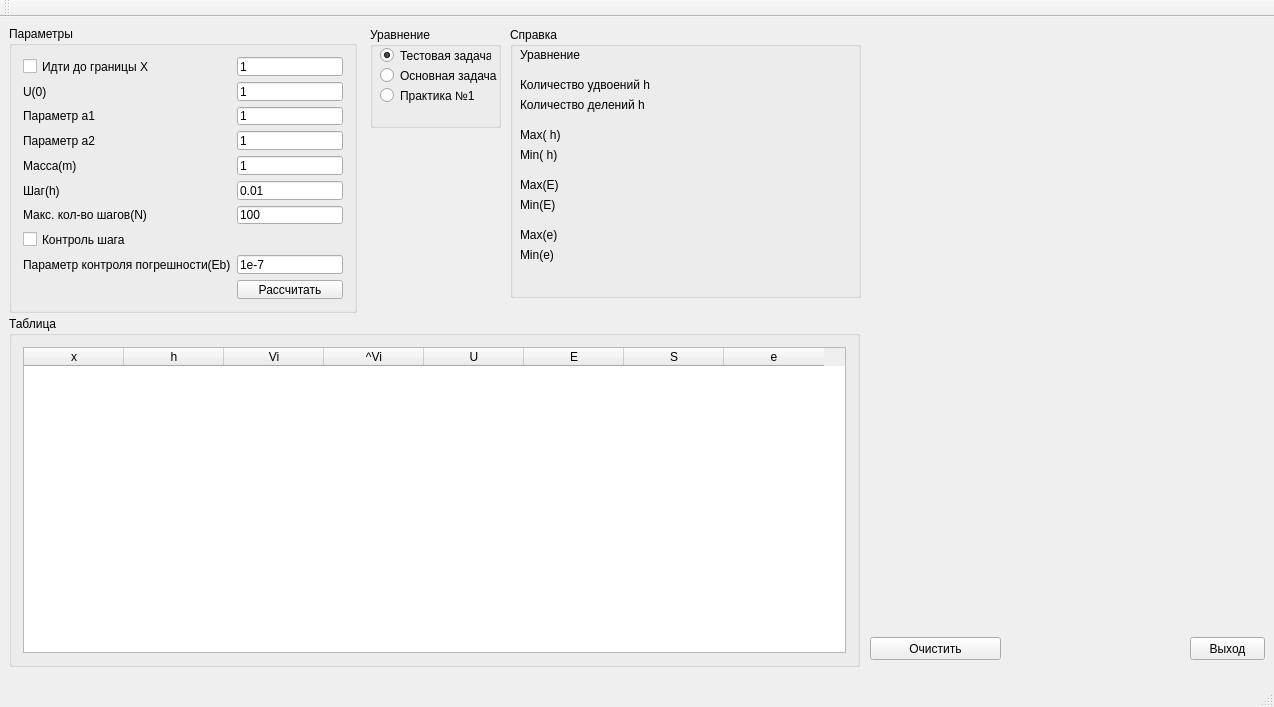
<?xml version="1.0" encoding="UTF-8"?>
<ui version="4.0">
 <class>MainWindow</class>
 <widget class="QMainWindow" name="MainWindow">
  <property name="geometry">
   <rect>
    <x>0</x>
    <y>0</y>
    <width>1274</width>
    <height>707</height>
   </rect>
  </property>
  <property name="windowTitle">
   <string>MainWindow</string>
  </property>
  <widget class="QWidget" name="centralWidget">
   <widget class="QGroupBox" name="groupBox">
    <property name="enabled">
     <bool>true</bool>
    </property>
    <property name="geometry">
     <rect>
      <x>9</x>
      <y>9</y>
      <width>348</width>
      <height>287</height>
     </rect>
    </property>
    <property name="title">
     <string>Параметры</string>
    </property>
    <layout class="QGridLayout" name="gridLayout">
     <item row="9" column="0">
      <widget class="QLabel" name="label_4">
       <property name="text">
        <string>Макс. кол-во шагов(N)</string>
       </property>
      </widget>
     </item>
     <item row="12" column="0">
      <widget class="QLabel" name="label_9">
       <property name="text">
        <string>Параметр контроля погрешности(Eb)</string>
       </property>
      </widget>
     </item>
     <item row="4" column="0">
      <widget class="QLabel" name="label_7">
       <property name="text">
        <string>Параметр a1</string>
       </property>
      </widget>
     </item>
     <item row="13" column="2">
      <widget class="QPushButton" name="pushButton_Enter">
       <property name="enabled">
        <bool>true</bool>
       </property>
       <property name="text">
        <string>Рассчитать</string>
       </property>
      </widget>
     </item>
     <item row="8" column="2">
      <widget class="QLineEdit" name="lineEdit_h">
       <property name="text">
        <string>0.01</string>
       </property>
      </widget>
     </item>
     <item row="7" column="2">
      <widget class="QLineEdit" name="lineEdit_m">
       <property name="enabled">
        <bool>true</bool>
       </property>
       <property name="autoFillBackground">
        <bool>false</bool>
       </property>
       <property name="text">
        <string>1</string>
       </property>
      </widget>
     </item>
     <item row="2" column="2">
      <widget class="QLineEdit" name="lineEdit_U">
       <property name="autoFillBackground">
        <bool>false</bool>
       </property>
       <property name="text">
        <string>1</string>
       </property>
      </widget>
     </item>
     <item row="12" column="2">
      <widget class="QLineEdit" name="lineEdit_Eb">
       <property name="text">
        <string>1e-7</string>
       </property>
      </widget>
     </item>
     <item row="1" column="2">
      <widget class="QLineEdit" name="lineEdit_X">
       <property name="text">
        <string>1</string>
       </property>
      </widget>
     </item>
     <item row="2" column="0">
      <widget class="QLabel" name="label_3">
       <property name="text">
        <string>U(0)</string>
       </property>
      </widget>
     </item>
     <item row="1" column="0">
      <widget class="QCheckBox" name="checkBox">
       <property name="text">
        <string>Идти до границы X</string>
       </property>
      </widget>
     </item>
     <item row="11" column="0">
      <widget class="QCheckBox" name="checkBox_ContolH">
       <property name="text">
        <string>Контроль шага</string>
       </property>
      </widget>
     </item>
     <item row="7" column="0">
      <widget class="QLabel" name="label_5">
       <property name="text">
        <string>Масса(m)</string>
       </property>
      </widget>
     </item>
     <item row="5" column="2">
      <widget class="QLineEdit" name="lineEdit_a2">
       <property name="text">
        <string>1</string>
       </property>
      </widget>
     </item>
     <item row="9" column="2">
      <widget class="QLineEdit" name="lineEdit_N">
       <property name="text">
        <string>100</string>
       </property>
      </widget>
     </item>
     <item row="8" column="0">
      <widget class="QLabel" name="label_2">
       <property name="text">
        <string>Шаг(h)</string>
       </property>
      </widget>
     </item>
     <item row="4" column="2">
      <widget class="QLineEdit" name="lineEdit_a1">
       <property name="text">
        <string>1</string>
       </property>
      </widget>
     </item>
     <item row="5" column="0">
      <widget class="QLabel" name="label_6">
       <property name="text">
        <string>Параметр a2</string>
       </property>
      </widget>
     </item>
    </layout>
   </widget>
   <widget class="QPushButton" name="pushButton">
    <property name="geometry">
     <rect>
      <x>1190</x>
      <y>620</y>
      <width>75</width>
      <height>23</height>
     </rect>
    </property>
    <property name="text">
     <string>Выход</string>
    </property>
   </widget>
   <widget class="QGroupBox" name="groupBox_2">
    <property name="geometry">
     <rect>
      <x>9</x>
      <y>299</y>
      <width>851</width>
      <height>351</height>
     </rect>
    </property>
    <property name="title">
     <string>Таблица</string>
    </property>
    <layout class="QGridLayout" name="gridLayout_2">
     <item row="0" column="0">
      <widget class="QTableWidget" name="tableWidget">
       <property name="autoScroll">
        <bool>true</bool>
       </property>
       <column>
        <property name="text">
         <string>x</string>
        </property>
       </column>
       <column>
        <property name="text">
         <string>h</string>
        </property>
       </column>
       <column>
        <property name="text">
         <string>Vi</string>
        </property>
       </column>
       <column>
        <property name="text">
         <string>^Vi</string>
        </property>
       </column>
       <column>
        <property name="text">
         <string>U</string>
        </property>
       </column>
       <column>
        <property name="text">
         <string>E</string>
        </property>
       </column>
       <column>
        <property name="text">
         <string>S</string>
        </property>
       </column>
       <column>
        <property name="text">
         <string>e</string>
        </property>
       </column>
      </widget>
     </item>
    </layout>
   </widget>
   <widget class="QCustomPlot" name="graph" native="true">
    <property name="geometry">
     <rect>
      <x>890</x>
      <y>10</y>
      <width>371</width>
      <height>601</height>
     </rect>
    </property>
   </widget>
   <widget class="QGroupBox" name="groupBox_3">
    <property name="geometry">
     <rect>
      <x>510</x>
      <y>10</y>
      <width>351</width>
      <height>271</height>
     </rect>
    </property>
    <property name="title">
     <string>Справка</string>
    </property>
    <widget class="QLabel" name="label_Doub">
     <property name="geometry">
      <rect>
       <x>10</x>
       <y>50</y>
       <width>221</width>
       <height>16</height>
      </rect>
     </property>
     <property name="text">
      <string>Количество удвоений h</string>
     </property>
    </widget>
    <widget class="QLabel" name="label_Div">
     <property name="geometry">
      <rect>
       <x>10</x>
       <y>70</y>
       <width>231</width>
       <height>16</height>
      </rect>
     </property>
     <property name="text">
      <string>Количество делений h</string>
     </property>
    </widget>
    <widget class="QLabel" name="label_maxH">
     <property name="geometry">
      <rect>
       <x>10</x>
       <y>100</y>
       <width>341</width>
       <height>16</height>
      </rect>
     </property>
     <property name="text">
      <string>Max( h)</string>
     </property>
    </widget>
    <widget class="QLabel" name="label_minH">
     <property name="geometry">
      <rect>
       <x>10</x>
       <y>120</y>
       <width>321</width>
       <height>16</height>
      </rect>
     </property>
     <property name="text">
      <string>Min( h)</string>
     </property>
    </widget>
    <widget class="QLabel" name="label_maxE">
     <property name="geometry">
      <rect>
       <x>10</x>
       <y>150</y>
       <width>371</width>
       <height>16</height>
      </rect>
     </property>
     <property name="text">
      <string>Max(E)</string>
     </property>
    </widget>
    <widget class="QLabel" name="label_minE">
     <property name="geometry">
      <rect>
       <x>10</x>
       <y>170</y>
       <width>371</width>
       <height>16</height>
      </rect>
     </property>
     <property name="text">
      <string>Min(E)</string>
     </property>
    </widget>
    <widget class="QLabel" name="label_max_e">
     <property name="geometry">
      <rect>
       <x>10</x>
       <y>200</y>
       <width>381</width>
       <height>16</height>
      </rect>
     </property>
     <property name="text">
      <string>Max(e)</string>
     </property>
    </widget>
    <widget class="QLabel" name="label_min_e">
     <property name="enabled">
      <bool>true</bool>
     </property>
     <property name="geometry">
      <rect>
       <x>10</x>
       <y>220</y>
       <width>371</width>
       <height>16</height>
      </rect>
     </property>
     <property name="text">
      <string>Min(e)</string>
     </property>
    </widget>
    <widget class="QLabel" name="label_Dif">
     <property name="geometry">
      <rect>
       <x>10</x>
       <y>20</y>
       <width>371</width>
       <height>16</height>
      </rect>
     </property>
     <property name="text">
      <string>Уравнение</string>
     </property>
    </widget>
   </widget>
   <widget class="QPushButton" name="pushButton_Clear">
    <property name="geometry">
     <rect>
      <x>870</x>
      <y>620</y>
      <width>131</width>
      <height>23</height>
     </rect>
    </property>
    <property name="text">
     <string>Очистить</string>
    </property>
   </widget>
   <widget class="QGroupBox" name="groupBox_4">
    <property name="geometry">
     <rect>
      <x>370</x>
      <y>10</y>
      <width>131</width>
      <height>101</height>
     </rect>
    </property>
    <property name="title">
     <string>Уравнение</string>
    </property>
    <widget class="QRadioButton" name="radioButton_Test">
     <property name="geometry">
      <rect>
       <x>10</x>
       <y>20</y>
       <width>111</width>
       <height>17</height>
      </rect>
     </property>
     <property name="tabletTracking">
      <bool>false</bool>
     </property>
     <property name="text">
      <string>Тестовая задача</string>
     </property>
     <property name="checked">
      <bool>true</bool>
     </property>
    </widget>
    <widget class="QRadioButton" name="radioButton_Imp">
     <property name="geometry">
      <rect>
       <x>10</x>
       <y>40</y>
       <width>131</width>
       <height>17</height>
      </rect>
     </property>
     <property name="text">
      <string>Основная задача</string>
     </property>
    </widget>
    <widget class="QRadioButton" name="radioButton">
     <property name="geometry">
      <rect>
       <x>10</x>
       <y>60</y>
       <width>101</width>
       <height>17</height>
      </rect>
     </property>
     <property name="text">
      <string>Практика №1</string>
     </property>
    </widget>
   </widget>
  </widget>
  <widget class="QMenuBar" name="menuBar">
   <property name="geometry">
    <rect>
     <x>0</x>
     <y>0</y>
     <width>1274</width>
     <height>21</height>
    </rect>
   </property>
  </widget>
  <widget class="QToolBar" name="mainToolBar">
   <attribute name="toolBarArea">
    <enum>TopToolBarArea</enum>
   </attribute>
   <attribute name="toolBarBreak">
    <bool>false</bool>
   </attribute>
  </widget>
  <widget class="QStatusBar" name="statusBar"/>
 </widget>
 <layoutdefault spacing="6" margin="11"/>
 <customwidgets>
  <customwidget>
   <class>QCustomPlot</class>
   <extends>QWidget</extends>
   <header location="global">qcustomplot.h</header>
   <container>1</container>
  </customwidget>
 </customwidgets>
 <tabstops>
  <tabstop>lineEdit_U</tabstop>
  <tabstop>lineEdit_a1</tabstop>
  <tabstop>lineEdit_a2</tabstop>
  <tabstop>lineEdit_m</tabstop>
  <tabstop>lineEdit_h</tabstop>
  <tabstop>lineEdit_N</tabstop>
  <tabstop>lineEdit_Eb</tabstop>
  <tabstop>pushButton_Enter</tabstop>
  <tabstop>tableWidget</tabstop>
  <tabstop>pushButton</tabstop>
 </tabstops>
 <resources/>
 <connections>
  <connection>
   <sender>pushButton</sender>
   <signal>clicked()</signal>
   <receiver>MainWindow</receiver>
   <slot>close()</slot>
   <hints>
    <hint type="sourcelabel">
     <x>722</x>
     <y>305</y>
    </hint>
    <hint type="destinationlabel">
     <x>539</x>
     <y>251</y>
    </hint>
   </hints>
  </connection>
 </connections>
</ui>
